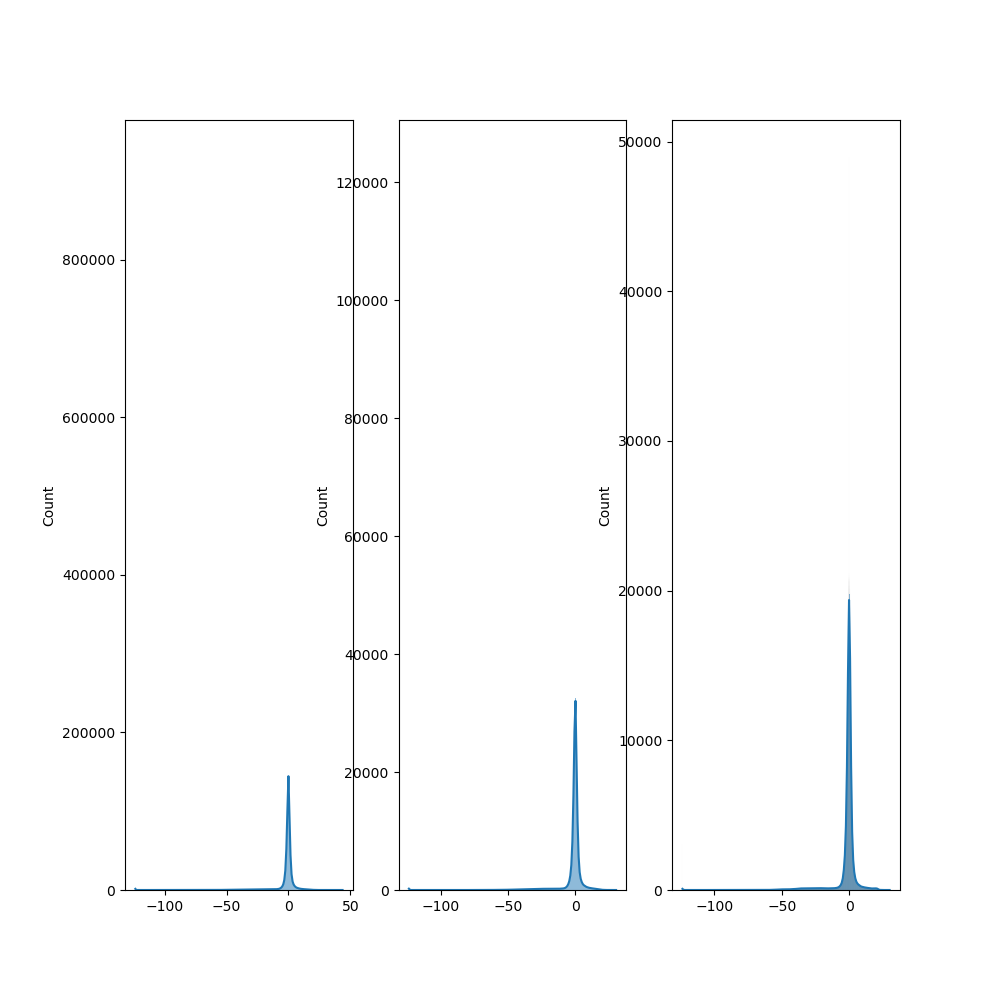

Reproduce this figure in Python.
import matplotlib.pyplot as plt
import numpy as np
from sklearn.preprocessing import RobustScaler, QuantileTransformer, MinMaxScaler
import seaborn as sns
import torch

from data_wrapper import KWSDataWrapper
import get_dataset as kws_data
import kws_util

def main(data_dir):
    num_classes = 12
    #data_dir = args.data.parent.parent.parent / 'GoogleSpeechCommands'

    Flags, unparsed = kws_util.parse_command()
    Flags.data_dir = str(data_dir)
    Flags.bg_path = str(data_dir)
    Flags.batch_size = 1
    print(f'We will download data to {Flags.data_dir}')
    ds_train, ds_test, ds_val = kws_data.get_training_data(Flags)
    print("Done getting data")

    train_shuffle_buffer_size = 85511
    val_shuffle_buffer_size = 10102
    test_shuffle_buffer_size = 4890

    fig, ax = plt.subplots(1, 3, figsize=(10, 10))

    ds_train = np.stack([_[0].flatten() 
        for _ in ds_train.shuffle(train_shuffle_buffer_size).as_numpy_iterator()
        ], axis=0).flatten()
    sns.histplot(ds_train, kde=True, ax=ax[0])

    ds_val = np.stack([_[0].flatten()
        for _ in ds_val.shuffle(val_shuffle_buffer_size).as_numpy_iterator()
        ], axis=0).flatten()
    sns.histplot(ds_val, kde=True, ax=ax[1])

    ds_test = np.stack([_[0].flatten()
        for _ in ds_test.shuffle(test_shuffle_buffer_size).as_numpy_iterator()
        ], axis=0).flatten()
    sns.histplot(ds_test, kde=True, ax=ax[2])

    plt.savefig('keyword_spotting/data_stats.png')

def plot_norm_data(data_dir):
    num_classes = 12
    #data_dir = args.data.parent.parent.parent / 'GoogleSpeechCommands'

    Flags, unparsed = kws_util.parse_command()
    Flags.data_dir = str(data_dir)
    Flags.bg_path = str(data_dir)
    Flags.batch_size = 1
    print(f'We will download data to {Flags.data_dir}')
    ds_train, ds_test, ds_val = kws_data.get_training_data(Flags)
    print("Done getting data")

    train_shuffle_buffer_size = 85511
    val_shuffle_buffer_size = 10102
    test_shuffle_buffer_size = 4890

    x_train = np.stack([_[0].squeeze(0) 
            for _ in ds_train.shuffle(train_shuffle_buffer_size).as_numpy_iterator()
            ], axis=0)
    #
    fig, ax = plt.subplots()
    sns.histplot(x_train.ravel(), kde=True)
    ax.set_ylim(0, 160000)
    ax.title.set_text('Raw Training data')
    plt.savefig('keyword_spotting/raw_train.png')
    #
    inp_shape = x_train.shape[1:]
    x_train = RobustScaler(quantile_range=(1,99)).fit_transform(
        np.expand_dims(x_train.ravel(), -1)
        ).reshape(-1, *inp_shape)
    #x_train = MinMaxScaler((0,6)).fit_transform(
    #    np.expand_dims(x_train.ravel(), -1)
    #    ).reshape(-1, *inp_shape) 
    #
    fig, ax = plt.subplots()
    sns.histplot(x_train.ravel(), kde=True)
    ax.set_ylim(0, 160000)
    ax.title.set_text('RobustScaler Training data')
    plt.savefig('keyword_spotting/rs_1-99_train.png')
    #

if __name__ == '__main__':
    data_dir = '/space/risso/GoogleSpeechCommands'
    #main(data_dir)
    plot_norm_data(data_dir)